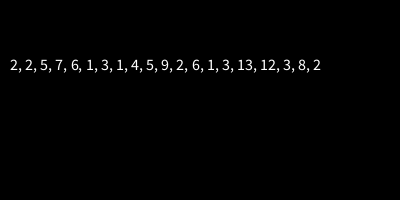
Frame 1 (no input)
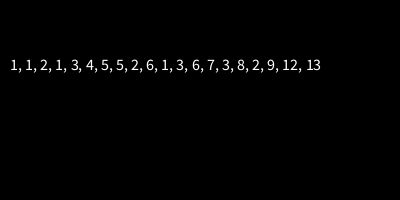
Frame 60 (the mouse pressed at the canvas centre just before this capture)
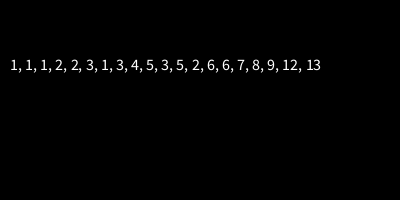
Frame 120 (the mouse held since frame 60 and released just before this capture)

The Processing sketch that drew these frames (run headless with seeded random() and noise(); from frame 60 on, the mouse is pressed at the canvas centre):

// Processing sketch: Bubble_Sort
// ── Bubble_Sort.pde
int[] test= {
  2, 5, 7, 6, 1, 3, 1, 4, 5, 9, 2, 6, 1, 3, 13, 12, 3, 8, 2
};

int i = 1;

void setup() {
  size(400, 200);
  //  textSize(24);
  //  fill(255);
  //  text((test), 10, 100);
  //  bubbleSort(test);
}

void bubbleSort(int[] input) {
  boolean swapped = true;
  while (swapped) {
    swapped = false;
    for (int i = 1; i < input.length; i++) {
      if (input[i-1] > input[i]) {
        int swap = input[i-1];
        input[i-1] = input[i];
        input[i] = swap;
        swapped = true;
      }
    }
  }
}

void makeASwap(int[] input) {
  if (input[i-1] > input[i]) {
    int swap = input[i-1];
    input[i-1] = input[i];
    input[i] = swap;
  }
  i++;
  if (i >= input.length) {
    i = 1;
  }
}

String numberList(int[] input) { 
  String s="" + input[0];
  for (int k = 0; k < input.length; ++k) {
    s += ", " + input[k];
  }
  return s;
}

void draw() {
  makeASwap(test);
  textSize(16);
  fill(255);
  background(0);
  text(numberList(test), 10, 70);
}
